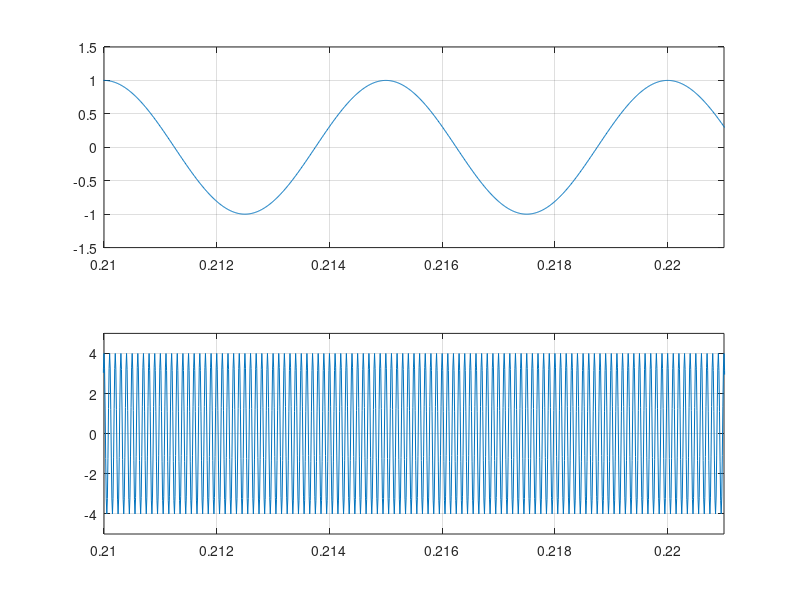
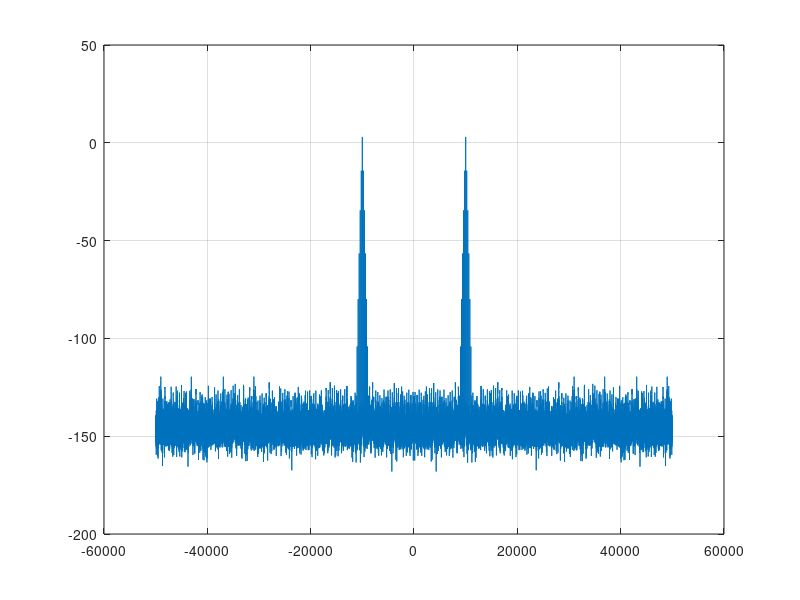

MATLAB code for these plots, in order:
Fs = 100e3; % Sampling frequency for audio
dt = 1/Fs;   %to reduce number of elements in the vector and increase 
  %             calaulation time.
T = 1;
%t = 0:dt:T/2;
t = (0:Fs-1)/Fs;
df = 1/T;
Fmax = 1/2/dt;
f = -Fmax:df:Fmax-1;

% Carrier

fc = 10e3;

% Information - Time domain

fm = 200;   %in Hz

Am = 1;

Kp = 7.5;    

ym = Am*sin(2*pi*fm.*t);

deltaF = Kp*Am;

% Modulation

beta = deltaF/(fm);

y = 4*cos(2*pi*fc.*t+beta*sin(2*pi*fm.*t));

% Frequency domain

Y = fftshift(fft(y))/length(y);  

% Plots - Time domain

figure(1);

subplot(211), plot(t,cos(2*pi*fm.*t)),axis([0.21 0.221 -1.5 1.5]), grid on;

subplot(212), plot(t,y), axis([0.21 0.221 -5 5]), grid on;

% Plots - frequency domain

figure(2);

plot(f,10*log10(abs(Y))), grid on;

%end code
